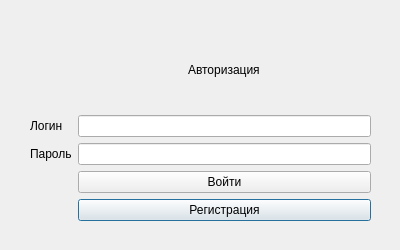
<?xml version="1.0" encoding="UTF-8"?>
<ui version="4.0">
 <class>Auth_window</class>
 <widget class="QDialog" name="Auth_window">
  <property name="geometry">
   <rect>
    <x>0</x>
    <y>0</y>
    <width>400</width>
    <height>250</height>
   </rect>
  </property>
  <property name="windowTitle">
   <string>Dialog</string>
  </property>
  <widget class="QWidget" name="gridLayoutWidget">
   <property name="geometry">
    <rect>
     <x>30</x>
     <y>30</y>
     <width>341</width>
     <height>191</height>
    </rect>
   </property>
   <layout class="QGridLayout" name="gridLayout_2">
    <item row="8" column="1">
     <widget class="QPushButton" name="regButton">
      <property name="text">
       <string>Регистрация</string>
      </property>
     </widget>
    </item>
    <item row="7" column="1">
     <widget class="QPushButton" name="loginButton">
      <property name="text">
       <string>Войти</string>
      </property>
     </widget>
    </item>
    <item row="2" column="1" alignment="Qt::AlignHCenter">
     <widget class="QLabel" name="label">
      <property name="text">
       <string>Авторизация</string>
      </property>
     </widget>
    </item>
    <item row="6" column="1">
     <widget class="QLineEdit" name="passLine">
      <property name="echoMode">
       <enum>QLineEdit::Password</enum>
      </property>
     </widget>
    </item>
    <item row="6" column="0">
     <widget class="QLabel" name="label_3">
      <property name="text">
       <string>Пароль</string>
      </property>
     </widget>
    </item>
    <item row="4" column="0">
     <widget class="QLabel" name="label_2">
      <property name="text">
       <string>Логин</string>
      </property>
     </widget>
    </item>
    <item row="4" column="1">
     <widget class="QLineEdit" name="loginLine"/>
    </item>
   </layout>
  </widget>
 </widget>
 <resources/>
 <connections/>
</ui>
